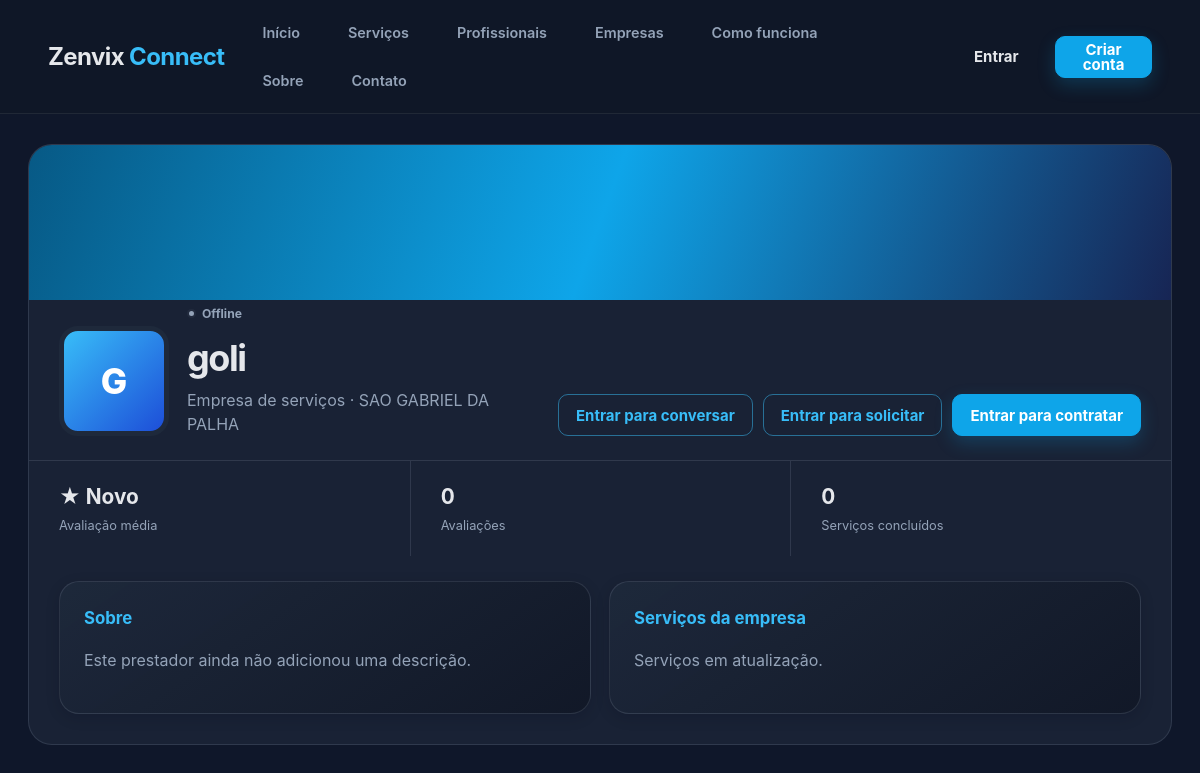
Screenshot of /empresa/5 with the database file from the repository.
### tables this page shows
CREATE TABLE usuarios (
            id INTEGER PRIMARY KEY AUTOINCREMENT,
            nome TEXT NOT NULL,
            email TEXT NOT NULL UNIQUE,
            senha TEXT NOT NULL,
            telefone TEXT,
            cidade TEXT,
            tipo TEXT NOT NULL
        , bio TEXT, especialidade TEXT, empresa_nome TEXT, estado TEXT, bairro TEXT, cpf TEXT, documento TEXT, foto_perfil TEXT, cnpj TEXT, documento_empresa TEXT, logo_empresa TEXT, approval_status TEXT, deletion_requested INTEGER DEFAULT 0, rejection_reason TEXT, status_online TEXT DEFAULT 'offline', TEXT, ultimo_acesso TEXT);

### app.py (the view)
@app.route("/empresa/<int:provider_id>")
def perfil_publico_empresa(provider_id):
    return render_public_provider_profile(provider_id, "empresa")

### app.py (called while the page is built, shortened)
@app.context_processor
def inject_online_users():
    return {"online_users": online_users}

def generate_csrf_token():
    if "_csrf_token" not in session:
        session["_csrf_token"] = secrets.token_urlsafe(32)
    return session["_csrf_token"]

@app.context_processor
def inject_csrf_token():
    return {"csrf_token": generate_csrf_token()}

def get_db():
    if "db" not in g:
        g.db = sqlite3.connect(DATABASE_PATH)
        g.db.row_factory = sqlite3.Row
    return g.db

def get_user_by_id(user_id):
    db = get_db()
    return db.execute("SELECT * FROM usuarios WHERE id = ?", (user_id,)).fetchone()

def is_provider_active(user):
    return bool(
        user
        and user["tipo"] in ("profissional", "empresa")
        and (user["approval_status"] or "Ativo") == "Ativo"
    )

def get_provider_rating(provider_id):
    db = get_db()
    row = db.execute(
        "SELECT AVG(nota) AS avg_rating, COUNT(*) AS total FROM avaliacoes WHERE profissional_id = ?",
        (provider_id,),
    ).fetchone()
    avg_rating = row["avg_rating"]
    return (round(avg_rating, 1), row["total"]) if avg_rating is not None else (None, row["total"])

def get_provider_recommendation_score(provider, requested_category=None):
    requested_category = (requested_category or "").strip().lower()
    rating = provider.get("rating") or 0.0
    rating_count = provider.get("rating_count") or 0
    availability_count = provider.get("availability_count") or 0
    completed_services = provider.get("completed_services") or 0
    online_bonus = 6 if provider.get("online") else 0
    category_bonus = 0
    if requested_category:
        specialty = (provider.get("especialidade") or "").lower()
        if requested_category in specialty:
            category_bonus = 20
    score = (
        (rating * 10)
        + min(rating_count * 4, 30)
        + min(availability_count * 8, 24)
        + min(completed_services * 0.4, 12)
        + online_bonus
        + category_bonus
    )
    return round(score, 2)

def get_availability_for_user(user_id):
    db = get_db()
    return db.execute(
        "SELECT * FROM disponibilidade WHERE profissional_id = ? ORDER BY id DESC",
        (user_id,),
    ).fetchall()

def get_company_services(company_id):
    db = get_db()
    return db.execute(
        "SELECT * FROM servicos_empresa WHERE empresa_id = ? ORDER BY id DESC",
        (company_id,),
    ).fetchall()

@app.before_request
def before_request():
    get_db()

### templates/public/perfil_prestador.html (shortened to what this page needs)
{% extends "layouts/base.html" %}
{% set profile = provider or prestador or {} %}
{% block content %}
<section class="public-profile">
    <div class="public-profile-cover"></div>
    <div class="public-profile-main">
        <div class="public-profile-avatar {% if profile.foto_perfil or profile.logo_empresa %}avatar-image{% endif %}"
            >{% if not profile.foto_perfil and not profile.logo_empresa %}{{ (profile.empresa_nome or
            profile.nome)[0]|upper }}{% endif %}</div>
        <div class="public-profile-title"><span
                class="presence-label {{ 'online' if profile.id in online_users or profile.online else 'offline' }}"><i
                    class="online-dot"></i> {{
                'Online agora' if profile.id in online_users or profile.online else 'Offline' }}</span>
            <h1>{{ profile.empresa_nome or profile.nome }}</h1>
            <p>{{ profile.especialidade or ('Empresa de serviços' if profile.tipo == 'empresa' else 'Profissional') }}
                · {{ profile.cidade or 'Cidade não informada' }}</p>
        </div>{% set is_authenticated = session.get('user_id') %}{% if is_authenticated %}<div class="form-actions"
            style="justify-content: flex-start; gap: 10px; margin-top: 12px; flex-wrap: wrap;"><a
                href="{{ url_for('iniciar_conversa', partner_id=profile.id) }}"
                class="button button-secondary">Conversar</a><a href="/solicitar-servico/{{ profile.id }}"
                class="button button-secondary">Solicitar orçamento</a><a href="/solicitar-servico/{{ profile.id }}"
                class="button button-primary">Contratar agora</a></div>{%
        else %}<div class="form-actions"
            style="justify-content: flex-start; gap: 10px; margin-top: 12px; flex-wrap: wrap;"><a href="/login"
                class="button button-secondary">Entrar para conversar</a><a href="/login"
                class="button button-secondary">Entrar para solicitar</a><a href="/login"
                class="button button-primary">Entrar para contratar</a></div>{% endif %}
    </div>
    <div class="profile-stat-grid">
        <div><strong>★ {{ profile.rating if profile.rating is not none else 'Novo' }}</strong><span>Avaliação
                média</span></div>
        <div><strong>{{ profile.rating_count }}</strong><span>Avaliações</span></div>
        <div><strong>{{ profile.completed_services }}</strong><span>Serviços concluídos</span></div>
    </div>
    <div class="profile-content-grid">
        <article class="card">
            <h2>Sobre</h2>
            <p>{{ profile.bio or 'Este prestador ainda não adicionou uma descrição.' }}</p>
        </article>{% if profile.tipo == 'empresa' %}<article class="card">
            <h2>Serviços da empresa</h2>{% if company_services %}<ul class="offer-list">{% for service in
                company_services %}<li>
                    <div><strong>{{ service.titulo }}</strong>
                        <p>{{ service.descricao }}</p>
                    </div><span>R$ {{ service.valor or 'a combinar' }}</span>
                </li>{% endfor %}</ul>{% else %}<p>Serviços em atualização.</p>{% endif %}
        </article>{% endif %}
    </div>
</section>
{% endblock %}

### static/css/style.css (style rules this page uses)
.button { display: inline-flex; align-items: center; justify-content: center; padding: 12px 20px; border-radius: 999px; border: none; cursor: pointer; text-decoration: none; font-weight: 600; transition: transform 0.25s ease, background-color 0.25s ease, color 0.25s ease, box-shadow 0.25s ease; }
.button-primary { background: #0EA5E9; color: white; }
.button-secondary { background: transparent; border: 1px solid #38BDF8; color: #38BDF8; }
.card { background: #1E293B; border-radius: 24px; padding: 28px; }
.card h2 { margin-top: 0; color: #38BDF8; }

### static/css/design-system.css (style rules this page uses)
:root { --brand: #0EA5E9; --brand-light: #38BDF8; --ink: #111827; --canvas: #0F172A; --surface: #172033; --surface-raised: #1E293B; --text: #E5E7EB; --text-muted: #94A3B8; --border: rgba(148, 163, 184, .18); --border-strong: rgba(56, 189, 248, .28); --danger: #F43F5E; --success: #22C55E; --warning: #F59E0B; --radius-sm: 10px; --radius: 14px; --radius-lg: 20px; --shadow-sm: 0 4px 14px rgba(2, 6, 23, .16); --shadow: 0 16px 36px rgba(2, 6, 23, .22); --ease: 180ms ease; }
*, *::before, *::after { box-sizing: border-box; }
body { background: var(--canvas); color: var(--text); line-height: 1.5; }
a { color: inherit; }
.button, .btn { --button-bg: rgba(255, 255, 255, .04); --button-fg: var(--text); --button-border: var(--border); align-items: center; background: var(--button-bg); border: 1px solid var(--button-border); border-radius: var(--radius-sm); color: var(--button-fg); cursor: pointer; display: inline-flex; font-size: .9375rem; font-weight: 650; gap: 8px; justify-content: center; line-height: 1; min-height: 42px; padding: 0 17px; text-decoration: none; transition: background var(--ease), border-color var(--ease), box-shadow var(--ease), transform var(--ease); white-space: nowrap; }
.button-primary, .btn-primary { --button-bg: var(--brand); --button-fg: #fff; --button-border: var(--brand); box-shadow: 0 7px 18px rgba(14, 165, 233, .22); }
.button-secondary, .btn-secondary { --button-bg: transparent; --button-fg: var(--brand-light); --button-border: rgba(56, 189, 248, .5); }
.card, .form-card, .dashboard-panel, .empty-state { background: linear-gradient(145deg, rgba(30, 41, 59, .94), rgba(17, 24, 39, .96)); border: 1px solid var(--border); border-radius: var(--radius-lg); box-shadow: var(--shadow-sm); }
.card, .form-card { padding: 24px; }
.card h2, .card h3, .form-card h2, .form-card h3 { margin-top: 0; }
.hero-actions, .form-actions, .provider-actions, .table-actions { align-items: center; display: flex; flex-wrap: wrap; gap: 10px; }
.button, .btn { max-width: 100%; min-width: 0; text-align: center; white-space: normal; }
.hero-actions, .form-actions, .provider-actions, .table-actions, .step-actions { max-width: 100%; min-width: 0; }
.hero-actions>*, .form-actions>*, .provider-actions>*, .table-actions>*, .step-actions>* { max-width: 100%; min-width: 0; }
.online-dot { background: #22C55E; border: 2px solid rgba(15, 23, 42, .85); border-radius: 50%; box-shadow: 0 0 0 3px rgba(34, 197, 94, .12); display: inline-block; height: 9px; vertical-align: middle; width: 9px; }
.offline { color: var(--text-muted); }
.offline .online-dot { background: #94A3B8; box-shadow: none; }
.presence-label { align-items: center; display: inline-flex; font-size: .76rem; font-weight: 700; gap: 6px; margin: 0; }

### rows the page displays
usuarios: empresa_nome "G", status_online "Offline", empresa_nome "goli", especialidade+tipo "Empresa de serviços", cidade "SAO GABRIEL DA PALHA", bio "Este prestador ainda não adicionou uma descrição."

### other values shown
{{ profile.rating if profile.rating is not none else 'Novo' }} "Novo"
{{ profile.rating_count }} "0"
{{ profile.completed_services }} "0"
